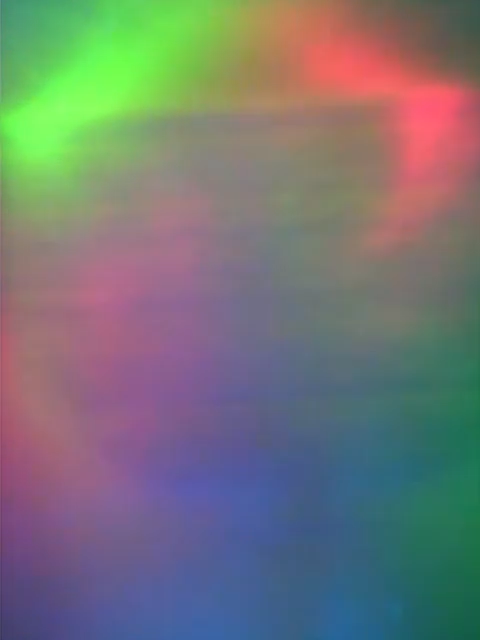
#> input picture screenshot/frames/2024-03-08 16-48-410000.png, 480 x 640 px; its folder holds only this picture in this run
$ python edge.py
#> lines starting #> are read from the running program, lines starting #| are printed output that depends on the picture; after the words box and inside, x2 and y2 are one past the last pixel; in counts of white or black regions, pixels touching at a corner belong together
import cv2
import numpy as np
import matplotlib.pyplot as plt
import re
import glob
from matplotlib import pyplot as plt
import math

# Load an image from file
image_path = 'screenshot/frames/*.png'
image_files = sorted(glob.glob(image_path))
rho_buffer = []
theta_buffer = []
rho_difference = []
theta_difference = []

for image_file in image_files:
    pattern1 = r'\d{6}'
    matches1 = re.findall(pattern1, image_file)
    id_string = ' '.join(matches1)
    grey_image = cv2.imread(image_file, cv2.IMREAD_GRAYSCALE)
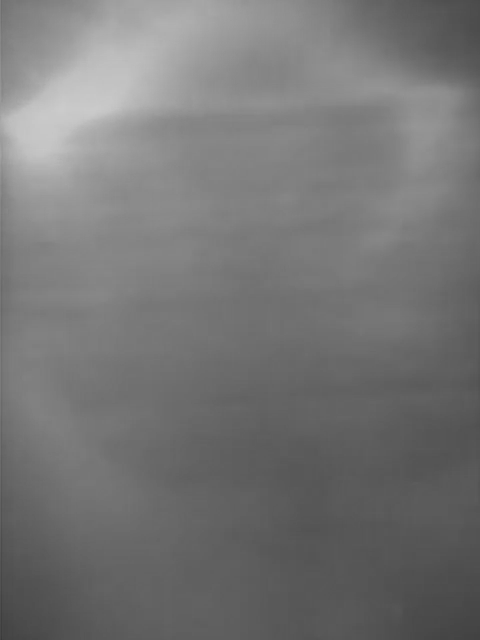
#> grey_image: shape (640, 480); min 57, max 203, mean 117.4
    image_file = cv2.imread(image_file)
#> image_file is the input picture: shape (640, 480, 3); mean B, G, R 117, 118.9, 116.2
    #print(id_string)
    # Check if the image is loaded successfully
    if grey_image is None:
        print("Error: Could not open or read the image.")
        exit()

    # Apply GaussianBlur to reduce noise and help in edge detection
    blurred_image = cv2.GaussianBlur(grey_image, (5, 5), 0)

    # Canny Edge Detection
    edges = cv2.Canny(image=blurred_image, threshold1=10, threshold2=0) # Canny Edge Detection
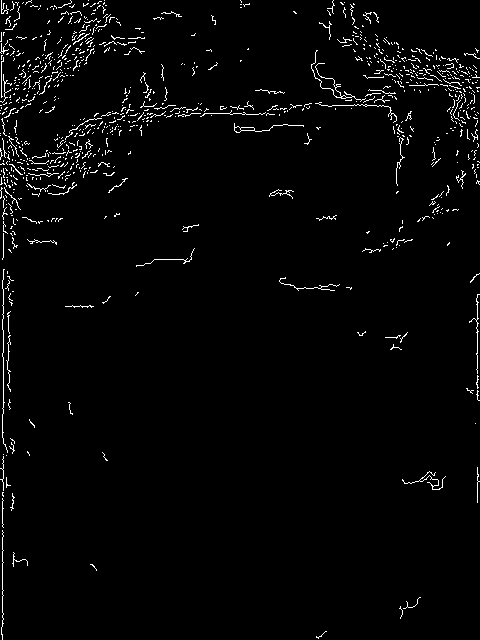
#> edges: shape (640, 480); 2.4% white in thin lines or dots

    cv2.imshow('Canny Edge Detection'+id_string, edges)
    cv2.waitKey(0)
    cv2.destroyAllWindows()

    rate = 120
    theta_min = np.pi / 180 * 10
    theta_max = np.pi / 180 * 170
    lines = cv2.HoughLines(edges, 1, np.pi / 180, rate, None, 0, 0)
#> lines = [[3, 0], [477, 0], [-2, 3.12], [20, 0.0349], [12, 0.0175]]
    for i in range(len(lines) - 1, -1, -1):
        theta = lines[i][0][1]
        if not (theta_min < theta < theta_max):
            lines = np.delete(lines, i, axis=0)  # Delete the line at index i
#> this loop made 5 passes
#> (i, theta, lines) on passes 1, 2, 4: (4, 0.0175, [[3, 0], [477, 0], [-2, 3.12], [20, 0.0349]]), (3, 0.0349, [[3, 0], [477, 0], [-2, 3.12]]), (1, 0, [[3, 0]])
#> (theta, lines) on pass 3: (3.12, [[3, 0], [477, 0]])
#> after the loop, lines = empty array
    last_lines = lines
#> last_lines = empty array

    while len(lines) == 0:
        last_lines = lines
        rate -= 5
        if rate == 0:
            break
        lines = cv2.HoughLines(edges, 1, np.pi / 180, rate, None, 0, 0)
        for i in range(len(lines) - 1, -1, -1):
            theta = lines[i][0][1]
            if not (theta_min < theta < theta_max):
                lines = np.delete(lines, i, axis=0)  # Delete the line at index i
#> this loop made 5 passes
#> rate on passes 1 to 5: 115, 110, 105, 100, 95
#> after the loop, rate = 95

    if not len(last_lines) == 0:
        while len(lines) > 5:
            last_lines = lines
            rate += 5
            lines = cv2.HoughLines(edges, 1, np.pi / 180, rate, None, 0, 0)
            for i in range(len(lines) - 1, -1, -1):
                theta = lines[i][0][1]
                if not (theta_min < theta < theta_max):
                    lines = np.delete(lines, i, axis=0)  # Delete the line at index i
            if len(lines) == 0:
                lines = last_lines
                break

    sum_rho = 0
    sum_theta = 0
    for i in range(0, len(lines)):
        sum_rho += lines[i][0][0]
        sum_theta += lines[i][0][1]
#> this loop made 1 pass
#> (sum_rho, sum_theta) on pass 1: (113, 1.57)
#> after the loop, sum_rho = 113; sum_theta = 1.57

    rho = int(sum_rho/len(lines))
#> rho = 113
    theta = sum_theta/len(lines)
#> theta = 1.57

    #draw fetched line
    a = math.cos(theta)
#> a = -4.37e-08
    b = math.sin(theta)
#> b = 1
    x0 = a * rho
#> x0 = -4.94e-06
    y0 = b * rho
#> y0 = 113
    pt1 = (int(x0 + 1000*(-b)), int(y0 + 1000*(a)))
#> pt1 = (-1000, 112)
    pt2 = (int(x0 - 1000*(-b)), int(y0 - 1000*(a)))
#> pt2 = (999, 113)
    cv2.line(image_file, pt1, pt2, (0,0,255), 3, cv2.LINE_AA)
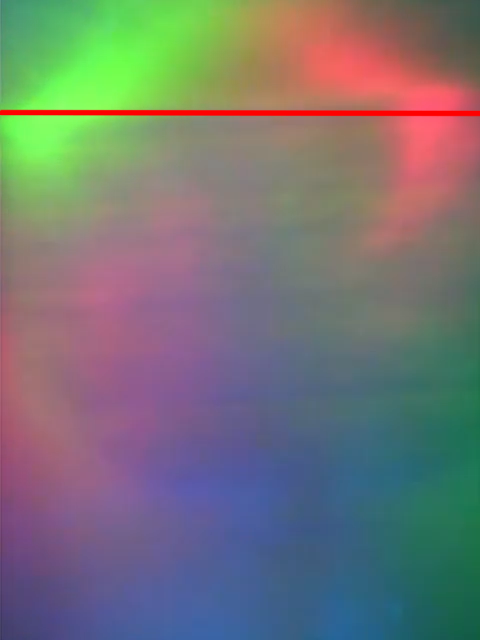
#> image_file: shape (640, 480, 3); 1.09% of pixels changed, all inside (x1, y1, x2, y2) = (0, 109, 480, 117)

    cv2.imwrite('screenshot/frames/final match/final match'+id_string+'.png',image_file)
    # Display Canny Edge Detection Image
    cv2.imshow('Canny Edge Detection'+id_string, image_file)
    cv2.waitKey(0)
    cv2.destroyAllWindows()

'''    if len(rho_buffer) <10:
        rho_buffer.append(rho)
        theta_buffer.append(theta)
    else:
        rho_buffer.pop(0)
        theta_buffer.pop(0)
        rho_buffer.append(rho)
        theta_buffer.append(theta)
    # [7 lines of commented-out code are left out]
    rho_difference.append(pow(rho-np.average(rho_buffer, axis=0),2))
    theta_difference.append(pow(theta-np.average(theta_buffer, axis=0),2))

fig, axs = plt.subplots(2, 1)  # 2 rows, 1 column

# First subplot
axs[0].plot(rho_difference)
axs[0].set_xlabel('Frame ID')
axs[0].set_ylabel('Rho difference')
axs[0].set_title('Plot 1')

# Second subplot
axs[1].plot(theta_difference)
axs[1].set_xlabel('Frame ID')
axs[1].set_ylabel('Theta difference')
axs[1].set_title('Plot 2')

# Adjust layout
plt.tight_layout()
plt.show()   '''
